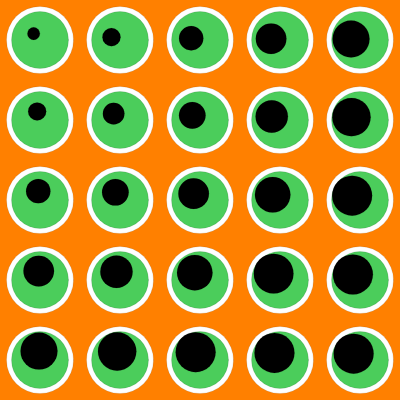
Frame 1 (no input)
Frame 60 (no input): identical to frame 1, image omitted
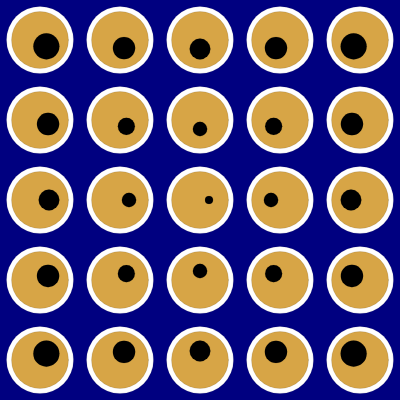
Frame 120 (the mouse pressed at the canvas centre since frame 60)

The p5.js sketch that drew these frames (run headless with seeded random() and noise() and a simulated clock; from frame 60 on, the mouse is pressed at the canvas centre):

// p5.js sketch
// ── sketch.js

function setup() {
  createCanvas(400, 400); 
  
  // Colores base de los ojos
  cafe = color(113, 97, 91);
  negro = color(0);
  blanco = color(255);
  verde = color(75, 205, 91);
  azul = color(115, 165, 195);
  yellow = color(215, 165, 70); // Amarillo/Naranjo
  
  // Colores de fondo con contraste 
  naranjo = color(255, 128, 0);   // Izquierda superior 
  morado = color(128, 0, 128);    // Izquierda inferior 
  rojoInt = color(255, 80, 80);   // Derecha superior 
  azulMar = color(0, 0, 128);     // Derecha inferior
  
}

function draw() {
  // cambiar el color del fondo
  if (mouseX < 200 && mouseY < 200) {
    colorFondo = naranjo;
  } else if (mouseX >= 200 && mouseY < 200) {
    colorFondo = morado;
  } else if (mouseX < 200 && mouseY >= 200) {
    colorFondo = rojoInt;
  } else {
    colorFondo = azulMar;
  }

  background(colorFondo); 

  // Repetición de los ojos por toda la pantalla
  for (let y = 40; y < height; y += 80) { 
    for (let x = 40; x < width; x += 80) {
      dibujarOjo(x, y); 
    }
  }
}

// Función base para construir cada ojo individual
function dibujarOjo(pos_x, pos_y) {
  strokeWeight(0.1);
  
  // 1. Capa blanca (fija)
  fill(blanco);
  ellipse(pos_x, pos_y, 67, 67);
  
  // cambio de color de pupila
  let colorIris;
  if (mouseX < 200 && mouseY < 200) {
    colorIris = verde;
  } else if (mouseX >= 200 && mouseY < 200) {
    colorIris = cafe;
  } else if (mouseX < 200 && mouseY >= 200) {
    colorIris = azul;
  } else {
    colorIris = yellow;
  }

  
  fill(colorIris);
  ellipse(pos_x, pos_y, 57, 57);
  
  
  let angulo = atan2(mouseY - pos_y, mouseX - pos_x);
  let distanciaMax = 9; //tamaño pupila que no salga del centro.
  let pupilaX = pos_x + cos(angulo) * distanciaMax;
  let pupilaY = pos_y + sin(angulo) * distanciaMax;
 
  
  let d = dist(mouseX, mouseY, pos_x, pos_y);
 
  
  let tamanoPupila = map(d, 0, 400, 8, 40, true);
  //40 es suficiente para no interferir con la forma propia
 //8 para una interencion mas notoria
  
  //pupila negra 
  fill(negro);
  ellipse(pupilaX, pupilaY, tamanoPupila, tamanoPupila);
}
